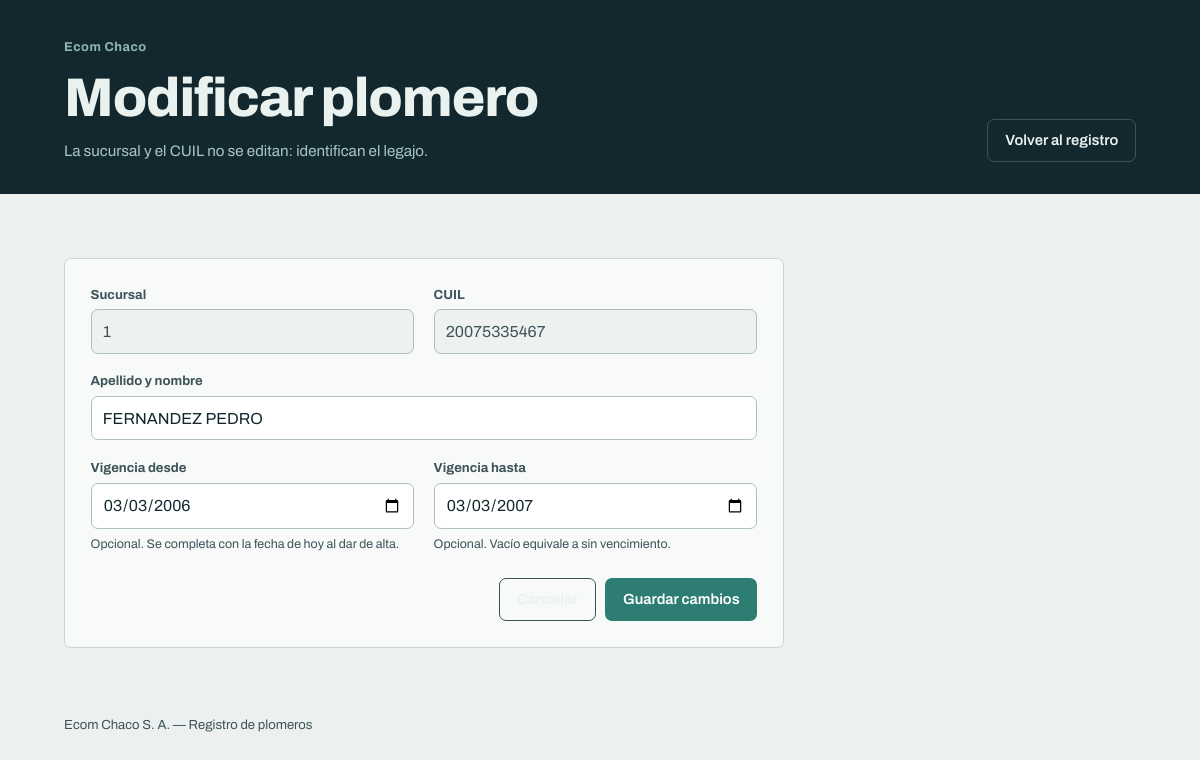
Screenshot of /plomeros/66/editar/ with the database file from the repository.
### plomeros/models.py (models this page shows, shortened)
class Plomero(models.Model):
    sucursal = models.PositiveSmallIntegerField(verbose_name="Sucursal")
    cuil = models.BigIntegerField(verbose_name="CUIL")
    nombre = models.CharField(max_length=20, verbose_name="Apellido y nombre")
    desde = models.DateField(null=True, blank=True, verbose_name="Vigencia desde")
    hasta = models.DateField(null=True, blank=True, verbose_name="Vigencia hasta")
    class Meta:
        db_table = "plomer"
        verbose_name = "Plomero"
        verbose_name_plural = "Plomeros"
        ordering = ["sucursal", "cuil"]
        constraints = [
            models.UniqueConstraint(
                fields=["sucursal", "cuil"], name="iplomer"
            )
        ]

### plomeros/views.py (the view, shortened to what this page needs)
# urls.py: path("plomeros/<int:pk>/editar/", views.PlomeroUpdateView.as_view(), name="update"),
class PlomeroUpdateView(UpdateView):
    model = Plomero
    form_class = PlomeroUpdateForm
    template_name = "plomeros/plomero_form.html"
    success_url = reverse_lazy("plomeros:list")
    extra_context = {
        "titulo": "Modificar plomero",
        "bajada": "La sucursal y el CUIL no se editan: identifican el legajo.",
        "accion": "Guardar cambios",
    }

### plomeros/forms.py
class PlomeroUpdateForm(PlomeroForm):
    def __init__(self, *args, **kwargs):
        super().__init__(*args, **kwargs)
        self.fields["sucursal"].disabled = True
        self.fields["cuil"].disabled = True

### plomeros/templates/plomeros/plomero_form.html (shortened to what this page needs)
{% extends "plomeros/base.html" %}
{% block heading %}{{ titulo }}{% endblock %}
{% block lead %}
<p class="lede">{{ bajada }}</p>
{% endblock %}
{% block actions %}
<a class="btn btn--ghost" href="{% url 'plomeros:list' %}">Volver al registro</a>
{% endblock %}
{% block content %}
<main id="contenido" class="wrap">
  <form method="post" class="form" novalidate>
    <div class="form__grid">
      <div class="field">
        <label for="{{ form.sucursal.id_for_label }}">{{ form.sucursal.label }}</label>
        {{ form.sucursal }}
      </div>
      <div class="field">
        <label for="{{ form.cuil.id_for_label }}">{{ form.cuil.label }}</label>
        {{ form.cuil }}
      </div>
      <div class="field field--wide">
        <label for="{{ form.nombre.id_for_label }}">{{ form.nombre.label }}</label>
        {{ form.nombre }}
      </div>
      <div class="field">
        <label for="{{ form.desde.id_for_label }}">{{ form.desde.label }}</label>
        {{ form.desde }}
        <p class="field__help">Opcional. Se completa con la fecha de hoy al dar de alta.</p>
      </div>
      <div class="field">
        <label for="{{ form.hasta.id_for_label }}">{{ form.hasta.label }}</label>
        {{ form.hasta }}
        <p class="field__help">Opcional. Vacío equivale a sin vencimiento.</p>
      </div>
    </div>
    <div class="form__actions">
      <a class="btn btn--ghost" href="{% url 'plomeros:list' %}">Cancelar</a>
      <button class="btn btn--primary" type="submit">{{ accion }}</button>
    </div>
  </form>
</main>
{% endblock %}

### plomeros/static/plomeros/css/app.css (style rules this page uses)
:root { --ink: #13282E; --ink-2: #3E5359; --paper: #ECF1EF; --surface: #F7FAF9; --line: #C9D6D2; --line-2: #AFBFBB; --verdigris: #2E7D72; --verdigris-ink: #1E5A52; --brass: #B98A34; --rust: #A64832; --radius: 7px; --maxw: 1120px; --font: "Archivo", system-ui, -apple-system, "Segoe UI", sans-serif; }
* { box-sizing: border-box; }
html, body { margin: 0; }
body { font-family: var(--font); color: var(--ink); background: var(--paper); line-height: 1.45; -webkit-font-smoothing: antialiased; }
.btn { display: inline-block; padding: .62rem 1.05rem; border: 1px solid transparent; border-radius: var(--radius); font: inherit; font-size: .92rem; font-weight: 600; text-decoration: none; cursor: pointer; }
.btn--ghost { color: #EAF2F0; border-color: #3A535A; }
.btn--primary { background: var(--verdigris); color: #fff; }
.wrap { max-width: var(--maxw); margin: 0 auto; padding: 2.2rem 1.5rem 3rem; }
.lede { max-width: 46ch; margin: .9rem 0 0; color: #A9C7C1; font-size: .95rem; }
.form { max-width: 720px; margin-top: 1.8rem; padding: 1.6rem; background: var(--surface); border: 1px solid var(--line); border-radius: var(--radius); }
.form__grid { display: grid; grid-template-columns: 1fr 1fr; gap: 1.1rem 1.2rem; }
.field { display: flex; flex-direction: column; gap: .35rem; }
.field--wide { grid-column: 1 / -1; }
.field label { font-size: .82rem; font-weight: 700; color: var(--ink-2); }
.field input { padding: .6rem .7rem; border: 1px solid var(--line-2); border-radius: var(--radius); background: #fff; color: var(--ink); font: inherit; }
.field input:disabled { background: #EDF2F1; color: var(--ink-2); }
.field__help { margin: 0; font-size: .78rem; color: var(--ink-2); }
.form__actions { display: flex; justify-content: flex-end; gap: .6rem; margin-top: 1.6rem; }

### rows the page displays
Plomero: sucursal "1", cuil "20075335467", nombre "FERNANDEZ PEDRO", desde "03/03/2006", hasta "03/03/2007"

### other values shown
{{ titulo }} "Modificar plomero"
{{ bajada }} "La sucursal y el CUIL no se editan: identifican el legajo."
{{ accion }} "Guardar cambios"
